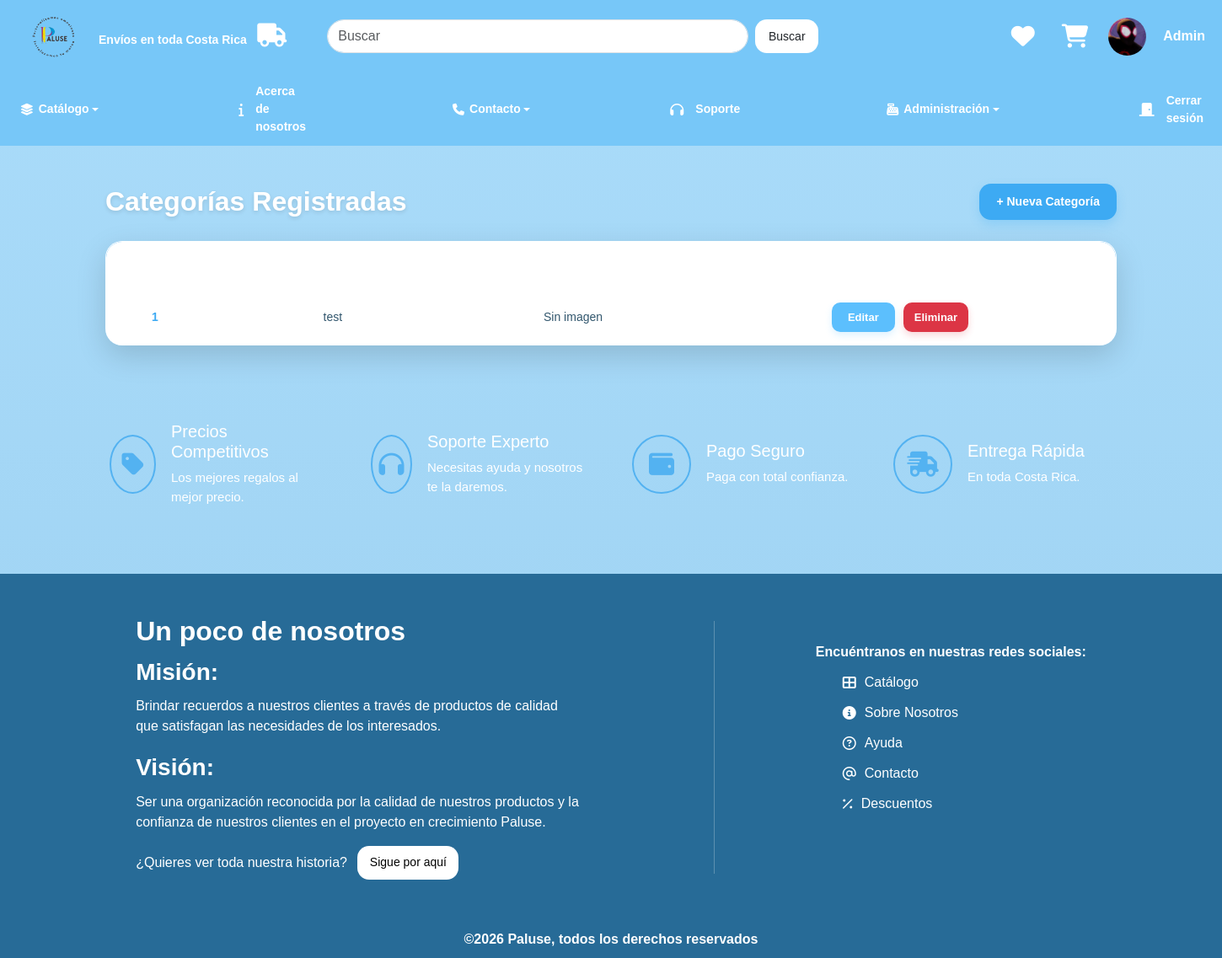
The page /categoria/index (signed in) on the database as committed earlier.
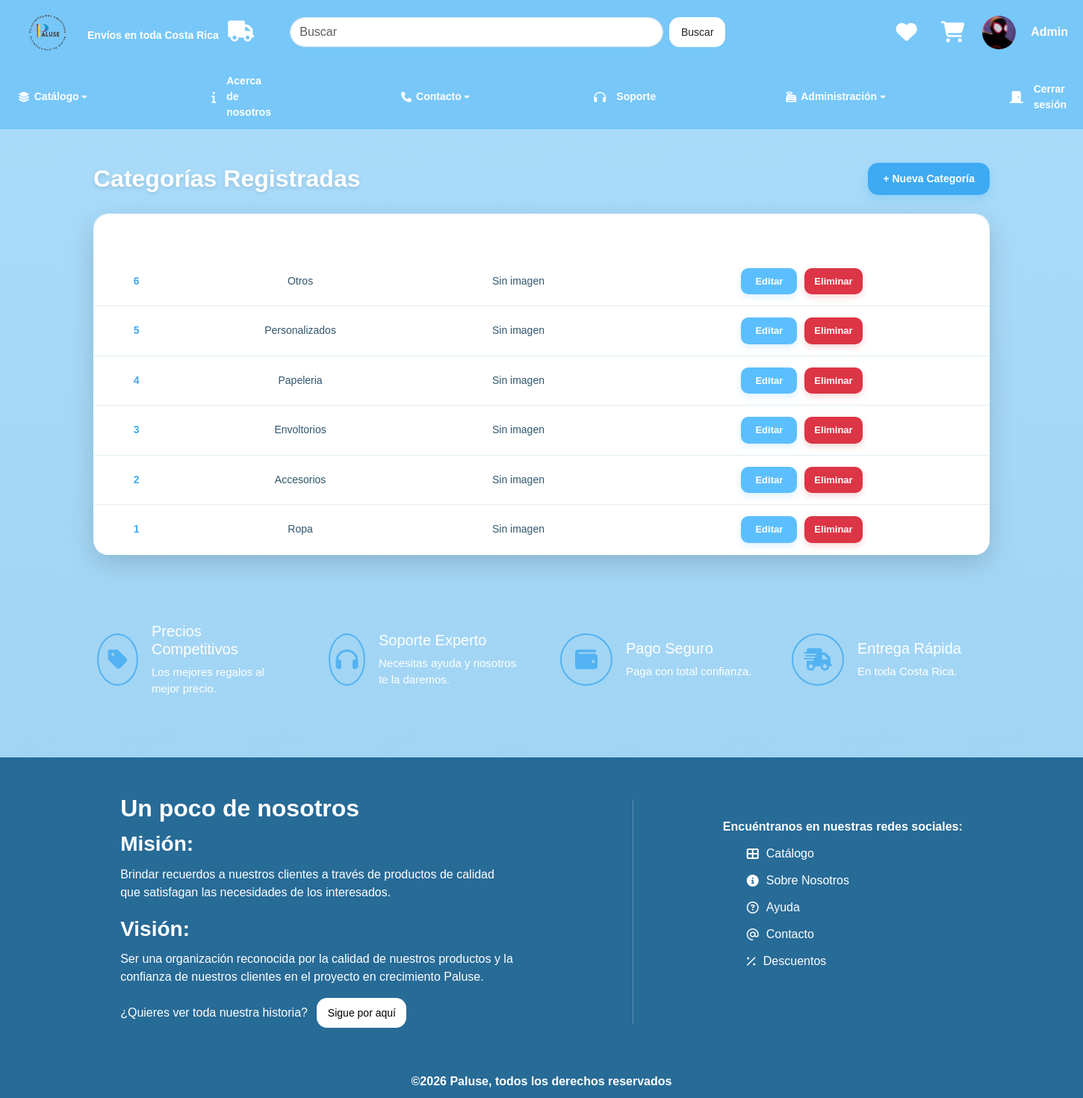
The same page on the database as committed later.
### tables this page shows
CREATE TABLE categoria (
  id_categoria INT NOT NULL AUTO_INCREMENT,
  descripcion VARCHAR(50) NOT NULL,
  ruta_imagen VARCHAR(1024),
  activo BOOLEAN,
  fecha_creacion TIMESTAMP DEFAULT CURRENT_TIMESTAMP,
  fecha_modificacion TIMESTAMP DEFAULT CURRENT_TIMESTAMP ON UPDATE CURRENT_TIMESTAMP,
  PRIMARY KEY (id_categoria),
  UNIQUE (descripcion),
  INDEX ndx_descripcion (descripcion)
);

### app/controllers/CategoriaController.php (called while the page is built, shortened)
<?php
class CategoriaController extends Controller {
    private $categoriaModel;
    public function __construct() {
        $this->categoriaModel = $this->model('Categoria');
    }
    public function index() {
        $categorias = $this->categoriaModel->getAll();
        $this->view('categoria/index', [
            'categorias' => $categorias
        ]);
    }
}

### app/core/App.php (called while the page is built, shortened)
<?php
class App {
    protected $method = 'index';
    public function __construct() {
        $url = $this->parseUrl();
        if (isset($url[0]) && file_exists('../app/controllers/' . ucfirst($url[0]) . 'Controller.php')) {
            unset($url[0]);
        }
        $this->controller = new $this->controller;
        if (isset($url[1])) {
            if (method_exists($this->controller, $url[1])) {
                $this->method = $url[1];
                unset($url[1]);
            }
        }
        $this->params = $url ? array_values($url) : [];
        call_user_func_array([$this->controller, $this->method], $this->params);
    }
    public function parseUrl() {
        if (isset($_GET['url'])) {
            return explode('/', filter_var(rtrim($_GET['url'], '/'), FILTER_SANITIZE_URL));
        }
        return [];
    }
}

### public/index.php (called while the page is built, shortened)
<?php
require_once '../app/core/App.php';
$app = new App();

### app/models/Categoria.php (called while the page is built, shortened)
<?php
require_once '../app/config/Database.php';
class Categoria {
    private $db;
    public function __construct() {
        $this->db = Database::getInstance()->getConnection();
    }
    public function getAll() {
        $query = "SELECT * FROM categoria ORDER BY id_categoria DESC";
        $result = $this->db->query($query);
        $categorias = [];
        if($result && $result->num_rows > 0){
        while($row = $result->fetch_assoc()){
            $categorias[] = $row;
        }
        }
        return $categorias;
    }
}

### app/config/Database.php (called while the page is built, shortened)
<?php
class Database {
    private static $instance = null;
    private $conn;
    private function __construct() {
        try {
            $this->conn = new mysqli(DB_HOST, DB_USER, DB_PASS, DB_NAME);
            $this->conn->set_charset("utf8");
        } catch (mysqli_sql_exception $e) {
            die("Error de conexión a la base de datos. Por favor, verifica que MySQL esté encendido y la base de datos '" . DB_NAME . "' exista. Detalle: " . $e->getMessage());
        }
    }
    public static function getInstance() {
        if (!self::$instance) {
            self::$instance = new Database();
        }
        return self::$instance;
    }
    public function getConnection() {
        return $this->conn;
    }
}

### app/views/categoria/index.php (the view)
<?php require_once '../app/views/layouts/head.php'; ?>
<?php require_once '../app/views/layouts/headIndexUser.php'; ?>
<?php require_once '../app/views/layouts/header.php'; ?>
<div class="page-header">
    <h2>Categorías Registradas</h2>
    <a href="<?= BASE_URL ?>/categoria/create" class="btn btn-primary">
        + Nueva Categoría
    </a>
</div>
<div class="glass-card mt-4 p-0">
    <table class="table">
        <thead>
            <tr>
                <th>ID</th>
                <th>Descripción</th>
                <th>Imagen</th>
                <th>Acciones</th>
            </tr>
        </thead>
        <tbody>
            <?php foreach($data['categorias'] as $categoria): ?>
                <tr>
                    <td>
                        <?= $categoria['id_categoria'] ?>
                    </td>
                    <td>
                        <?= htmlspecialchars($categoria['descripcion']) ?>
                    </td>
                    <td>
                        <?php if(!empty($categoria['ruta_imagen'])): ?>
                            <img src="<?= htmlspecialchars($categoria['ruta_imagen']) ?>" alt="<?= htmlspecialchars($categoria['descripcion']) ?>"  width="60">
                        <?php else: ?>
                            Sin imagen
                        <?php endif; ?>
                    </td>
                    <td class="actions">
                        <a
                            href="<?= BASE_URL ?>/categoria/edit/<?= $categoria['id_categoria'] ?>"
                            class="btn btn-sm btn-info">
                            Editar
                        </a>
                        <a
                            href="<?= BASE_URL ?>/categoria/delete/<?= $categoria['id_categoria'] ?>"
                            class="btn btn-sm btn-danger"
                            onclick="return confirm('¿Seguro que deseas eliminar esta categoría?');">
                            Eliminar
                        </a>
                    </td>
                </tr>
            <?php endforeach; ?>
        </tbody>
    </table>
</div>
<?php require_once '../app/views/layouts/footer.php'; ?>

Rows that differ between the two databases and show on the page:
added categoria: id_categoria "6", descripcion "Otros", shows "Sin imagen"
added categoria: id_categoria "5", descripcion "Personalizados", shows "Sin imagen"
added categoria: id_categoria "4", descripcion "Papeleria", shows "Sin imagen"
added categoria: id_categoria "3", descripcion "Envoltorios", shows "Sin imagen"
added categoria: id_categoria "2", descripcion "Accesorios", shows "Sin imagen"
changed categoria id 1: descripcion "test" → "Ropa"
